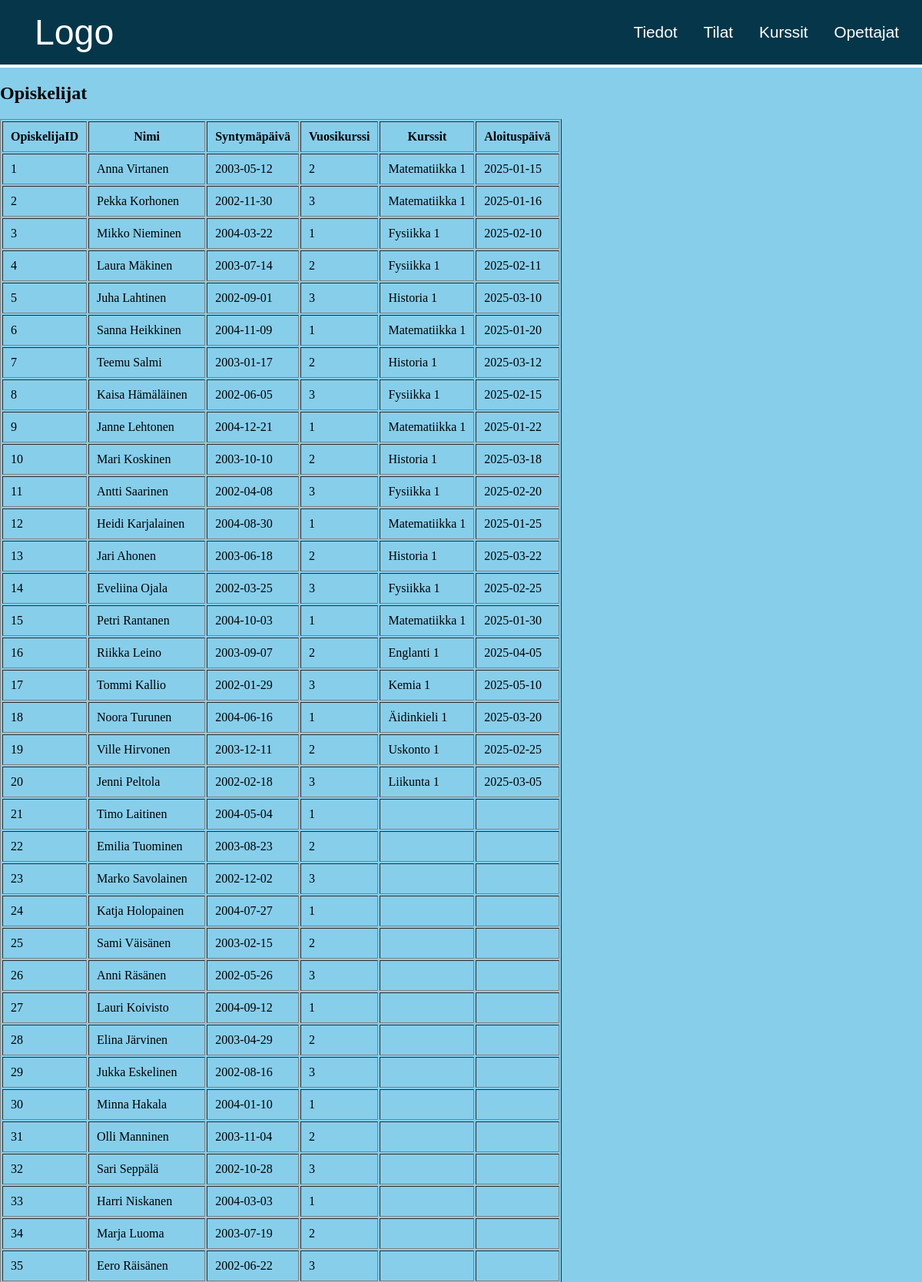
/Koodi/opiskelijat.php (upper part), run on the app's committed database.
### tables this page shows
CREATE TABLE `opiskelijat` (
  `Opiskelijanumero` int(11) NOT NULL,
  `Etunimi` varchar(20) NOT NULL,
  `Sukunimi` varchar(20) NOT NULL,
  `Syntymapaiva` date NOT NULL,
  `Vuosikurssi` int(11) NOT NULL
);

### Koodi/opiskelijat.php (the view, shortened to what this page needs)
<?php include 'yhteys.php'; ?>
<!DOCTYPE html>
<html lang="fi">
<head>
    <link rel="stylesheet" href="styles.css">
</head>
<body>
    <div class="header">
        <a href="index.php" class="logo">Logo</a>
        <div class="items">
            <a href="tiedot.php">Tiedot</a>
            <a href="tilat.php">Tilat</a>
            <a href="kurssit.php">Kurssit</a>
            <a href="opettajat.php">Opettajat</a>
        </div>
    </div>
    <div class="content">
        <h2>Opiskelijat</h2>
        <table border="1" cellpadding="10">
            <tr>
                <th>OpiskelijaID</th>
                <th>Nimi</th>
                <th>Syntymäpäivä</th>
                <th>Vuosikurssi</th>
                <th>Kurssit</th>
                <th>Aloituspäivä</th>
            </tr>
            <?php
            $sql = "
                SELECT
                    o.Opiskelijanumero,
                    CONCAT(o.Etunimi, ' ', o.Sukunimi) AS Nimi,
                    o.Syntymapaiva,
                    o.Vuosikurssi,
                    GROUP_CONCAT(k.Nimi SEPARATOR ', ') AS Kurssit,
                    MIN(kk.Kirjautumispaiva) AS Aloituspaiva
                FROM opiskelijat o
                LEFT JOIN kurssikirjautuminen kk ON o.Opiskelijanumero = kk.Opiskelija
                LEFT JOIN kurssit k ON kk.Kurssi = k.Tunnus
                GROUP BY o.Opiskelijanumero
                ORDER BY o.Opiskelijanumero
            ";
            $stmt = $yhteys->query($sql);
            $opiskelijat = $stmt->fetchAll(PDO::FETCH_ASSOC);
            foreach ($opiskelijat as $op) {
                echo "<tr>";
                echo "<td>" . htmlspecialchars($op['Opiskelijanumero']) . "</td>";
                echo "<td>" . htmlspecialchars($op['Nimi']) . "</td>";
                echo "<td>" . htmlspecialchars($op['Syntymapaiva']) . "</td>";
                echo "<td>" . htmlspecialchars($op['Vuosikurssi']) . "</td>";
                echo "<td>" . htmlspecialchars($op['Kurssit'] ?? '') . "</td>";
                echo "<td>" . htmlspecialchars($op['Aloituspaiva'] ?? '') . "</td>";
                echo "</tr>";
            }
            ?>
        </table>
    </div>
</body>
</html>

### Koodi/styles.css (style rules this page uses)
html, body { margin: 0; padding: 0; background-color: skyblue; min-height: 150vh; }
.header { display: flex; justify-content: space-between; align-items: center; padding: 15px; background-color: rgb(5, 54, 73); border-bottom: 0.3rem solid white; }
.header a { padding: 10px 15px; transition: all 0.3s ease; }
.header a { margin: 0; color: white; text-decoration: none; font-size: 1.3rem; font-family: 'Gill Sans', 'Gill Sans MT', Calibri, 'Trebuchet MS', sans-serif; transition: all 0.3s ease; }
.header .logo { align-items: center; padding: 0; text-align: left; color: white; margin-left: 30px; text-decoration: none; font-size: 2.9rem; }

### data on the page
opiskelijat: Opiskelijanumero "1", Nimi "Anna Virtanen", Syntymapaiva "2003-05-12", Vuosikurssi "2", Kurssit "Matematiikka 1", Aloituspaiva "2025-01-15"
opiskelijat: Opiskelijanumero "2", Nimi "Pekka Korhonen", Syntymapaiva "2002-11-30", Vuosikurssi "3", Kurssit "Matematiikka 1", Aloituspaiva "2025-01-16"
opiskelijat: Opiskelijanumero "3", Nimi "Mikko Nieminen", Syntymapaiva "2004-03-22", Vuosikurssi "1", Kurssit "Fysiikka 1", Aloituspaiva "2025-02-10"
opiskelijat: Opiskelijanumero "4", Nimi "Laura Mäkinen", Syntymapaiva "2003-07-14", Vuosikurssi "2", Kurssit "Fysiikka 1", Aloituspaiva "2025-02-11"
opiskelijat: Opiskelijanumero "5", Nimi "Juha Lahtinen", Syntymapaiva "2002-09-01", Vuosikurssi "3", Kurssit "Historia 1", Aloituspaiva "2025-03-10"
opiskelijat: Opiskelijanumero "6", Nimi "Sanna Heikkinen", Syntymapaiva "2004-11-09", Vuosikurssi "1", Kurssit "Matematiikka 1", Aloituspaiva "2025-01-20"
opiskelijat: Opiskelijanumero "7", Nimi "Teemu Salmi", Syntymapaiva "2003-01-17", Vuosikurssi "2", Kurssit "Historia 1", Aloituspaiva "2025-03-12"
opiskelijat: Opiskelijanumero "8", Nimi "Kaisa Hämäläinen", Syntymapaiva "2002-06-05", Vuosikurssi "3", Kurssit "Fysiikka 1", Aloituspaiva "2025-02-15"
opiskelijat: Opiskelijanumero "9", Nimi "Janne Lehtonen", Syntymapaiva "2004-12-21", Vuosikurssi "1", Kurssit "Matematiikka 1", Aloituspaiva "2025-01-22"
opiskelijat: Opiskelijanumero "10", Nimi "Mari Koskinen", Syntymapaiva "2003-10-10", Vuosikurssi "2", Kurssit "Historia 1", Aloituspaiva "2025-03-18"
opiskelijat: Opiskelijanumero "11", Nimi "Antti Saarinen", Syntymapaiva "2002-04-08", Vuosikurssi "3", Kurssit "Fysiikka 1", Aloituspaiva "2025-02-20"
opiskelijat: Opiskelijanumero "12", Nimi "Heidi Karjalainen", Syntymapaiva "2004-08-30", Vuosikurssi "1", Kurssit "Matematiikka 1", Aloituspaiva "2025-01-25"
opiskelijat: Opiskelijanumero "13", Nimi "Jari Ahonen", Syntymapaiva "2003-06-18", Vuosikurssi "2", Kurssit "Historia 1", Aloituspaiva "2025-03-22"
opiskelijat: Opiskelijanumero "14", Nimi "Eveliina Ojala", Syntymapaiva "2002-03-25", Vuosikurssi "3", Kurssit "Fysiikka 1", Aloituspaiva "2025-02-25"
opiskelijat: Opiskelijanumero "15", Nimi "Petri Rantanen", Syntymapaiva "2004-10-03", Vuosikurssi "1", Kurssit "Matematiikka 1", Aloituspaiva "2025-01-30"
opiskelijat: Opiskelijanumero "16", Nimi "Riikka Leino", Syntymapaiva "2003-09-07", Vuosikurssi "2", Kurssit "Englanti 1", Aloituspaiva "2025-04-05"
opiskelijat: Opiskelijanumero "17", Nimi "Tommi Kallio", Syntymapaiva "2002-01-29", Vuosikurssi "3", Kurssit "Kemia 1", Aloituspaiva "2025-05-10"
opiskelijat: Opiskelijanumero "18", Nimi "Noora Turunen", Syntymapaiva "2004-06-16", Vuosikurssi "1", Kurssit "Äidinkieli 1", Aloituspaiva "2025-03-20"
opiskelijat: Opiskelijanumero "19", Nimi "Ville Hirvonen", Syntymapaiva "2003-12-11", Vuosikurssi "2", Kurssit "Uskonto 1", Aloituspaiva "2025-02-25"
opiskelijat: Opiskelijanumero "20", Nimi "Jenni Peltola", Syntymapaiva "2002-02-18", Vuosikurssi "3", Kurssit "Liikunta 1", Aloituspaiva "2025-03-05"
opiskelijat: Opiskelijanumero "21", Nimi "Timo Laitinen", Syntymapaiva "2004-05-04", Vuosikurssi "1"
opiskelijat: Opiskelijanumero "22", Nimi "Emilia Tuominen", Syntymapaiva "2003-08-23", Vuosikurssi "2"
opiskelijat: Opiskelijanumero "23", Nimi "Marko Savolainen", Syntymapaiva "2002-12-02", Vuosikurssi "3"
opiskelijat: Opiskelijanumero "24", Nimi "Katja Holopainen", Syntymapaiva "2004-07-27", Vuosikurssi "1"
opiskelijat: Opiskelijanumero "25", Nimi "Sami Väisänen", Syntymapaiva "2003-02-15", Vuosikurssi "2"
opiskelijat: Opiskelijanumero "26", Nimi "Anni Räsänen", Syntymapaiva "2002-05-26", Vuosikurssi "3"
opiskelijat: Opiskelijanumero "27", Nimi "Lauri Koivisto", Syntymapaiva "2004-09-12", Vuosikurssi "1"
opiskelijat: Opiskelijanumero "28", Nimi "Elina Järvinen", Syntymapaiva "2003-04-29", Vuosikurssi "2"
opiskelijat: Opiskelijanumero "29", Nimi "Jukka Eskelinen", Syntymapaiva "2002-08-16", Vuosikurssi "3"
opiskelijat: Opiskelijanumero "30", Nimi "Minna Hakala", Syntymapaiva "2004-01-10", Vuosikurssi "1"
opiskelijat: Opiskelijanumero "31", Nimi "Olli Manninen", Syntymapaiva "2003-11-04", Vuosikurssi "2"
opiskelijat: Opiskelijanumero "32", Nimi "Sari Seppälä", Syntymapaiva "2002-10-28", Vuosikurssi "3"
opiskelijat: Opiskelijanumero "33", Nimi "Harri Niskanen", Syntymapaiva "2004-03-03", Vuosikurssi "1"
opiskelijat: Opiskelijanumero "34", Nimi "Marja Luoma", Syntymapaiva "2003-07-19", Vuosikurssi "2"
opiskelijat: Opiskelijanumero "35", Nimi "Eero Räisänen", Syntymapaiva "2002-06-22", Vuosikurssi "3"
